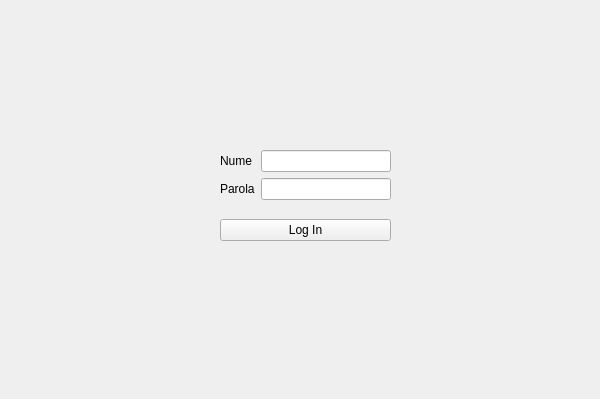
<?xml version="1.0" encoding="UTF-8"?>
<ui version="4.0">
 <class>MainWindow</class>
 <widget class="QMainWindow" name="MainWindow">
  <property name="geometry">
   <rect>
    <x>0</x>
    <y>0</y>
    <width>600</width>
    <height>399</height>
   </rect>
  </property>
  <property name="maximumSize">
   <size>
    <width>800</width>
    <height>16777215</height>
   </size>
  </property>
  <property name="windowTitle">
   <string>Log In</string>
  </property>
  <widget class="QWidget" name="centralwidget">
   <widget class="QWidget" name="verticalLayoutWidget">
    <property name="geometry">
     <rect>
      <x>220</x>
      <y>150</y>
      <width>171</width>
      <height>91</height>
     </rect>
    </property>
    <layout class="QVBoxLayout" name="verticalLayout">
     <property name="leftMargin">
      <number>0</number>
     </property>
     <property name="topMargin">
      <number>0</number>
     </property>
     <property name="rightMargin">
      <number>0</number>
     </property>
     <property name="bottomMargin">
      <number>0</number>
     </property>
     <item>
      <layout class="QFormLayout" name="formLayout_2">
       <item row="0" column="0">
        <widget class="QLabel" name="label_2">
         <property name="text">
          <string>Nume</string>
         </property>
        </widget>
       </item>
       <item row="0" column="1">
        <widget class="QLineEdit" name="lineEdit"/>
       </item>
       <item row="1" column="0">
        <widget class="QLabel" name="label">
         <property name="text">
          <string>Parola</string>
         </property>
        </widget>
       </item>
       <item row="1" column="1">
        <widget class="QLineEdit" name="lineEdit_2"/>
       </item>
      </layout>
     </item>
     <item>
      <widget class="QPushButton" name="pushButton">
       <property name="text">
        <string>Log In</string>
       </property>
      </widget>
     </item>
    </layout>
   </widget>
  </widget>
 </widget>
 <resources/>
 <connections/>
</ui>
